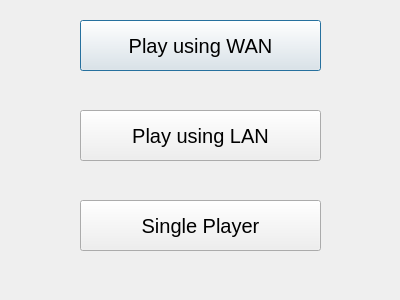
<?xml version="1.0" encoding="UTF-8"?>
<ui version="4.0">
 <class>Dialog</class>
 <widget class="QDialog" name="Dialog">
  <property name="geometry">
   <rect>
    <x>0</x>
    <y>0</y>
    <width>400</width>
    <height>300</height>
   </rect>
  </property>
  <property name="windowTitle">
   <string>Dialog</string>
  </property>
  <widget class="QPushButton" name="pushButton">
   <property name="geometry">
    <rect>
     <x>80</x>
     <y>20</y>
     <width>241</width>
     <height>51</height>
    </rect>
   </property>
   <property name="font">
    <font>
     <pointsize>15</pointsize>
    </font>
   </property>
   <property name="autoFillBackground">
    <bool>true</bool>
   </property>
   <property name="text">
    <string>Play using WAN</string>
   </property>
  </widget>
  <widget class="QPushButton" name="pushButton_2">
   <property name="geometry">
    <rect>
     <x>80</x>
     <y>110</y>
     <width>241</width>
     <height>51</height>
    </rect>
   </property>
   <property name="font">
    <font>
     <pointsize>15</pointsize>
    </font>
   </property>
   <property name="text">
    <string>Play using LAN</string>
   </property>
  </widget>
  <widget class="QPushButton" name="pushButton_3">
   <property name="geometry">
    <rect>
     <x>80</x>
     <y>200</y>
     <width>241</width>
     <height>51</height>
    </rect>
   </property>
   <property name="font">
    <font>
     <pointsize>15</pointsize>
     <stylestrategy>PreferDefault</stylestrategy>
    </font>
   </property>
   <property name="text">
    <string>Single Player</string>
   </property>
   <property name="checkable">
    <bool>false</bool>
   </property>
  </widget>
 </widget>
 <resources/>
 <connections/>
</ui>
